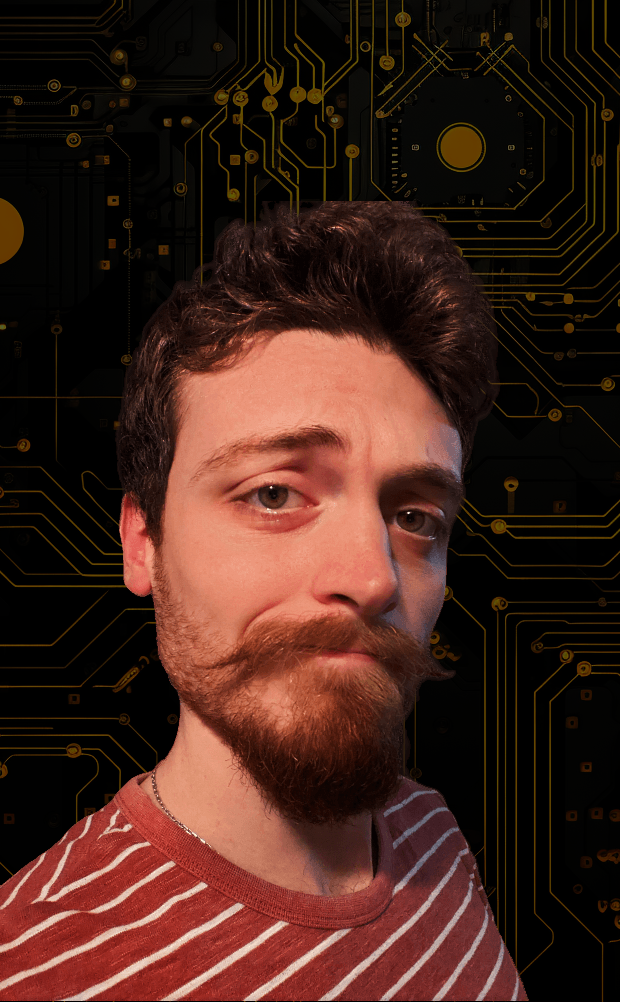
#> input picture Interlacing/img/mag-gi1.png, 620 x 1002 px
$ jupyter execute interlace.ipynb
#> lines starting #> are read from the running program, lines starting #| are printed output that depends on the picture
[cell 1]
import numpy as np
import cv2
from matplotlib import pyplot as plt

[cell 2]
def show(image, cmap='gray'):
    plt.imshow(image, cmap=cmap)
    plt.show()

def export(imagename):
    cv2.imwrite(imagename+".jpg", eval(imagename))

[cell 3]
# [5 lines of commented-out code are left out]

inch_cm = 2.54
target_DPI = 300
sheet_LPI = 75
image_PPI = target_DPI / sheet_LPI
views_N = 2
striped_pixels = image_PPI / views_N

[cell 4]
striped_pixels

[cell 5]
# [5 lines of commented-out code are left out]

[cell 6]
a1 = cv2.cvtColor(cv2.imread("img/mag-gi1.png"), cv2.COLOR_BGR2RGB)
a2 = cv2.cvtColor(cv2.imread("img/mag-gi2.png"), cv2.COLOR_BGR2RGB)
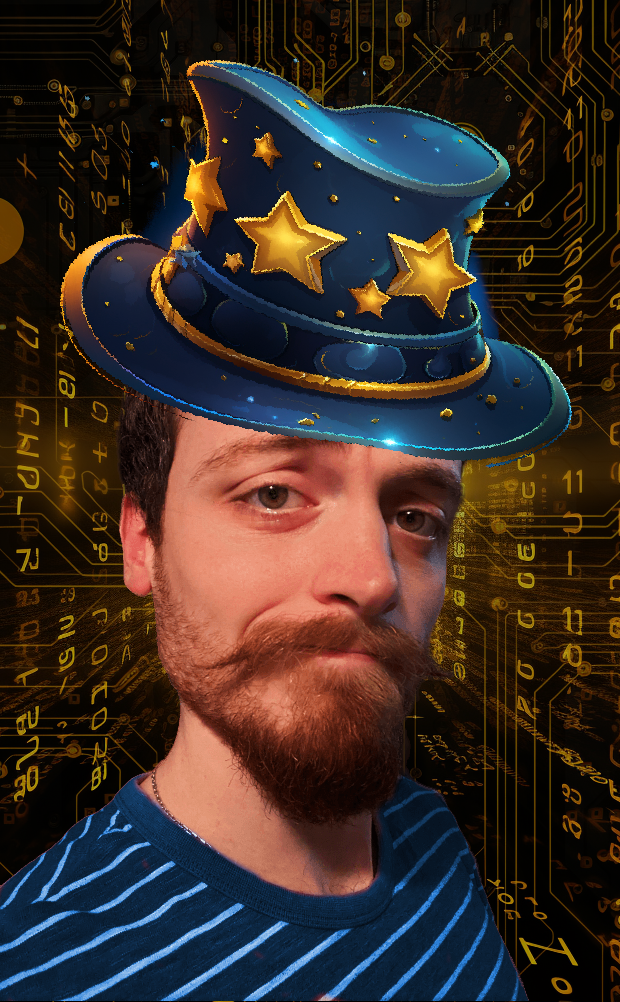
#> input picture Interlacing/img/mag-gi2.png, 620 x 1002 px

[cell 7]
a1.shape
#> Out = (1002, 620, 3)

[cell 8]
aspect_ratio = a1.shape[1] / a1.shape[0]
#> aspect_ratio = 0.619
new_size = (int(target_DPI * 1.2), int(target_DPI * 1.2 / aspect_ratio))
#> new_size = (360, 581)

a1 = cv2.resize(a1, new_size)
#> a1: shape (581, 360, 3)
a2 = cv2.resize(a2, new_size)
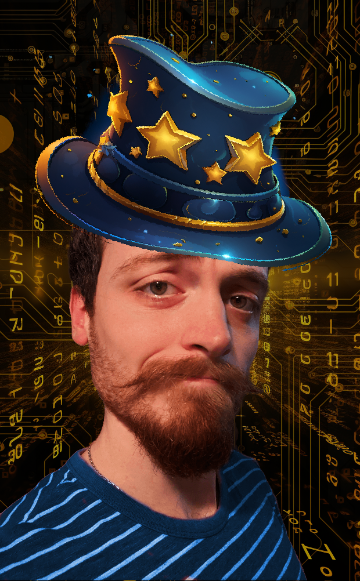
#> a2: shape (581, 360, 3); mean R, G, B 58.5, 45, 38.8

[cell 9]
a1_b = np.concatenate((a1, 1*np.ones((39,360,3))))
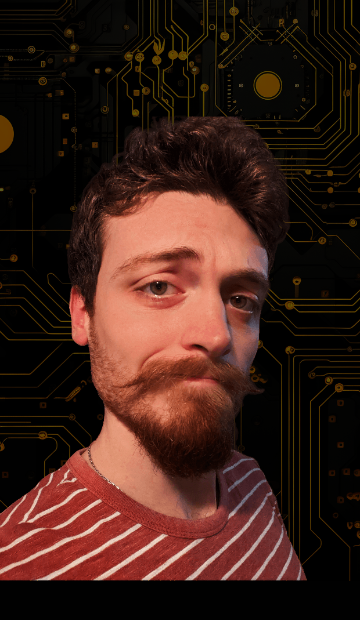
#> a1_b: shape (620, 360, 3) float64; mean R, G, B 60.8, 32.9, 25.1
a2_w = np.concatenate((a2, 255*np.ones((39,360,3))))
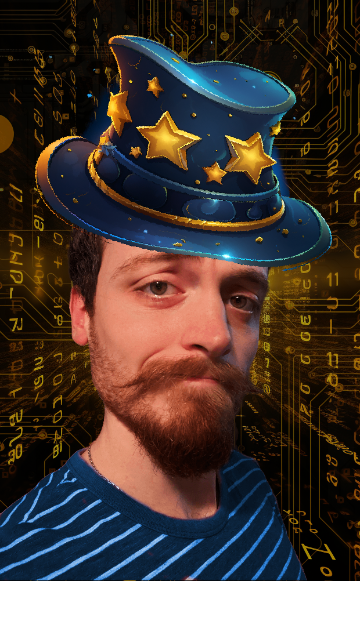
#> a2_w: shape (620, 360, 3) float64; mean R, G, B 70.8, 58.2, 52.4

[cell 10]
def interlace2v(image1, image2, vertical=True, lpi=40, dpi=300):
#> called with vertical = False, lpi = 75, dpi = 300
    stripe_pixels = dpi / lpi / 2

    if vertical==False: # i.e. horizontal==True
        image1 = image1.transpose((1,0,2))
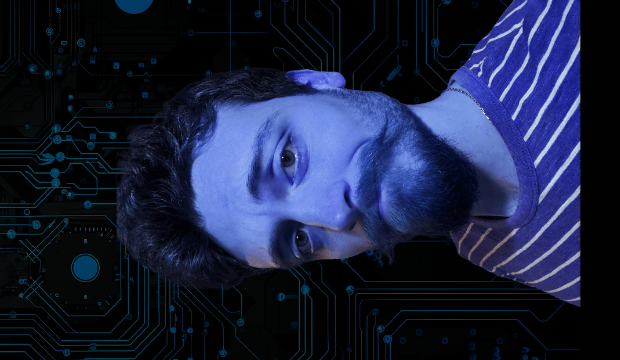
#> image1: shape (360, 620, 3) float64; mean of channels 0, 1, 2 60.8, 32.9, 25.1; drawn as B, G, R
        image2 = image2.transpose((1,0,2))
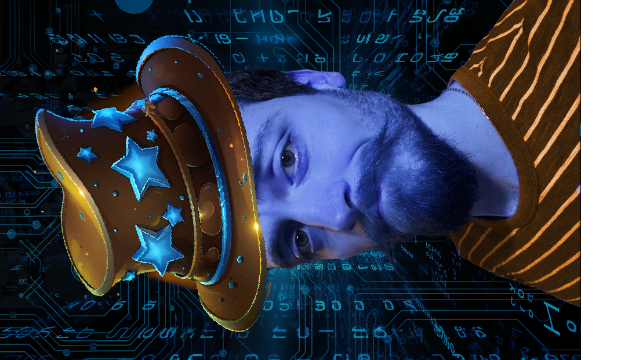
#> image2: shape (360, 620, 3) float64; mean of channels 0, 1, 2 70.8, 58.2, 52.4; drawn as B, G, R

    image_size = image1.shape[:2]
#> image_size = (360, 620)
    if image2.shape[:2] != image_size:
        print("Image sizes don't match.")
        return None

    mask1 = np.tile((np.arange(image_size[0]) // stripe_pixels) % 2, (image_size[1],1)).T
    mask2 = np.absolute(mask1 - 1)

    image_output = image1 * mask1[:,:,np.newaxis] + image2 * mask2[:,:,np.newaxis]
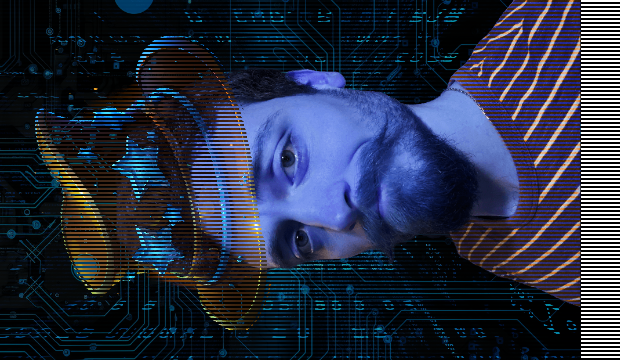
#> image_output: shape (360, 620, 3) float64; mean of channels 0, 1, 2 65.8, 45.6, 38.8; drawn as B, G, R

    if vertical == False:
        image_output = image_output.transpose((1,0,2))
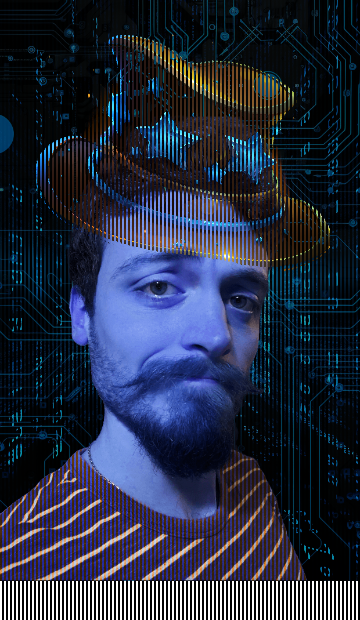
#> image_output: shape (620, 360, 3) float64; mean of channels 0, 1, 2 65.8, 45.6, 38.8; drawn as B, G, R

    return image_output.astype("int")

[cell 11]
mag_gi_interlaced = interlace2v(a1_b, a2_w, lpi=75, vertical=False)

[cell 12]
plt.imshow(mag_gi_interlaced)
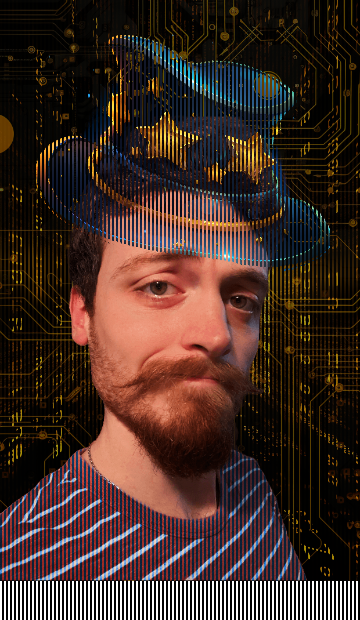
#> shown: shape (620, 360, 3); mean R, G, B 65.8, 45.6, 38.8

[cell 13]
cv2.imwrite("img/mag_gi_interlaced_horizontal.png", cv2.cvtColor(np.float32(mag_gi_interlaced), cv2.COLOR_BGR2RGB))
#> Out = True

## Calibration

[cell 14]
test_width = int(0.2 * target_DPI) # 0.1 inches
test_length = int(1 * target_DPI) # 1 inch

black_sheet = 0*np.ones((test_width, test_length, 3))
white_sheet = 255*np.ones((test_width, test_length, 3))

[cell 15]
bw_interlaced = interlace2v(black_sheet, white_sheet, lpi=75, vertical=False)

[cell 16]
plt.imshow(bw_interlaced)
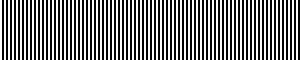
#> shown: shape (60, 300, 3); 50% white in thin lines or dots
